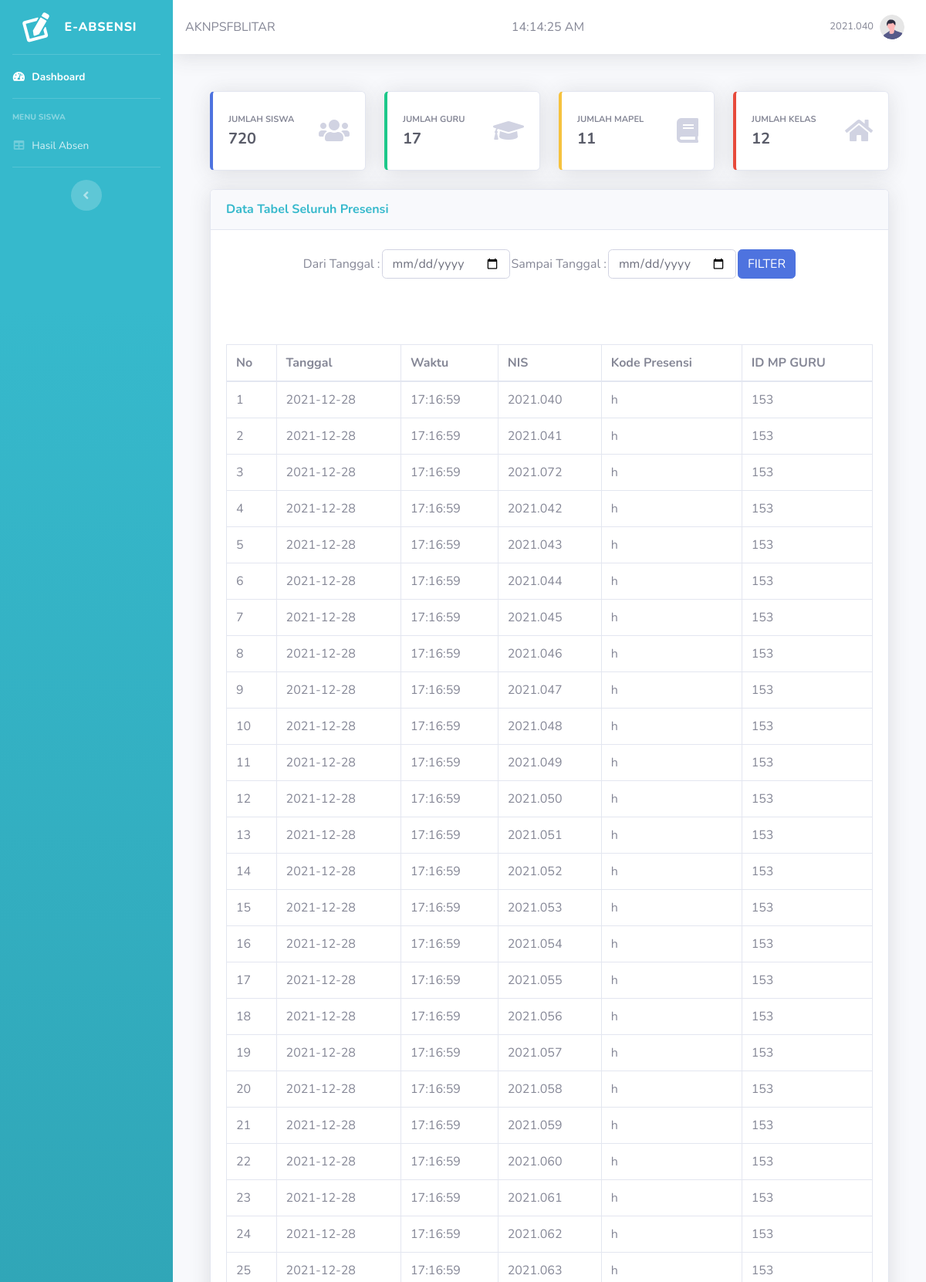
/index.php (signed in, upper part), run on the app's committed database.
### tables this page shows
CREATE TABLE `presensi` (
  `id` int(11) NOT NULL,
  `tanggal` date NOT NULL,
  `waktu` time NOT NULL,
  `nis` varchar(10) NOT NULL,
  `kd_pres` varchar(5) NOT NULL,
  `id_mp_guru` smallint(6) NOT NULL
);

### functions.php (called while the page is built, shortened)
<?php
$conn = new mysqli('localhost', 'root', '', 'presensi_hamid');
extract($_REQUEST);
$filter = query("select * from presensi");
function query($query)
{
    global $conn;
    $result = mysqli_query($conn, $query);
    $rows = [];
    while ($row = mysqli_fetch_assoc($result)) {
        $rows[] = $row;
    }
    return $rows;
}

### content/content.php (the view, shortened to what this page needs)
<div class="container-fluid">
    <br>
    <div class="row">
        <div class="col-xl-3 col-md-6 mb-4">
            <div class="card border-left-primary shadow h-100 py-2">
                <div class="card-body">
                    <div class="row no-gutters align-items-center">
                        <div class="col mr-2">
                            <div class="text-xs font-weight-bold text-gray text-uppercase mb-1">
                                Jumlah Siswa</div>
                            <div name="jumlahmhs" class="h5 mb-0 font-weight-bold text-gray-800"><?= $count1; ?></div>
                        </div>
                        <div class="col-auto">
                            <i class="fas fa-users fa-2x text-gray-400"></i>
                        </div>
                    </div>
                </div>
            </div>
        </div>
        <div class="col-xl-3 col-md-6 mb-4">
            <div class="card border-left-success shadow h-100 py-2">
                <div class="card-body">
                    <div class="row no-gutters align-items-center">
                        <div class="col mr-2">
                            <div class="text-xs font-weight-bold text-gray text-uppercase mb-1">
                                Jumlah Guru</div>
                            <div name="jumlahmhs" class="h5 mb-0 font-weight-bold text-gray-800"><?= $count2; ?></div>
                        </div>
                        <div class="col-auto">
                            <i class="fas fa-graduation-cap fa-2x text-gray-400"></i>
                        </div>
                    </div>
                </div>
            </div>
        </div>
        <div class="col-xl-3 col-md-6 mb-4">
            <div class="card border-left-warning shadow h-100 py-2">
                <div class="card-body">
                    <div class="row no-gutters align-items-center">
                        <div class="col mr-2">
                            <div class="text-xs font-weight-bold text-gray text-uppercase mb-1">
                                Jumlah Mapel</div>
                            <div name="jumlahmhs" class="h5 mb-0 font-weight-bold text-gray-800"><?= $count3; ?></div>
                        </div>
                        <div class="col-auto">
                            <i class="fas fa-book fa-2x text-gray-400"></i>
                        </div>
                    </div>
                </div>
            </div>
        </div>
        <div class="col-xl-3 col-md-6 mb-4">
            <div class="card border-left-danger shadow h-100 py-2">
                <div class="card-body">
                    <div class="row no-gutters align-items-center">
                        <div class="col mr-2">
                            <div class="text-xs font-weight-bold text-gray text-uppercase mb-1">
                                Jumlah Kelas</div>
                            <div name="jumlahmhs" class="h5 mb-0 font-weight-bold text-gray-800"><?= $count4; ?></div>
                        </div>
                        <div class="col-auto">
                            <i class="fas fa-home fa-2x text-gray-400"></i>
                        </div>
                    </div>
                </div>
            </div>
        </div>
    </div>
    <div class="card shadow mb-4">
        <div class="card-header py-3">
            <h6 class="m-0 font-weight-bold text-info">Data Tabel Seluruh Presensi</h6>
        </div>
        <br>
        <center>
            <form method="POST">
                <table>
                    <tr>
                        <td>
                            Dari Tanggal :
                        </td>
                        <td>
                            <input type="date" name="dari_tanggal" class="form-control" required>
                        </td>
                        <td>
                            Sampai Tanggal :
                        </td>
                        <td>
                            <input type="date" name="sampai_tanggal" class="form-control" required>
                        </td>
                        <td>
                            <input type="submit" class="btn btn-primary" name="filter" value="FILTER">
                        </td>
                    </tr>
                </table>
            </form>
            <br>
        </center>
        <br>
        <div class="card-body">
            <div class="table-responsive">
                <table class="table table-bordered" id="dataTable" width="100%" cellspacing="0">
                    <thead>
                        <tr>
                            <th>No</th>
                            <th>Tanggal</th>
                            <th>Waktu</th>
                            <th>NIS</th>
                            <th>Kode Presensi</th>
                            <th>ID MP GURU</th>
                        </tr>
                    </thead>
                    <tbody>
                        <tr>
                            <?php $i = 1;
                            if (isset($_POST['filter'])) {
                                $dari_tanggal = mysqli_real_escape_string($conn, $_POST['dari_tanggal']);
                                $sampai_tanggal = mysqli_real_escape_string($conn, $_POST['sampai_tanggal']);
                                $filter = query("SELECT * from presensi where tanggal BETWEEN '$dari_tanggal' AND '$sampai_tanggal'");
                            } else {
                                $filter = query("select * from presensi");
                            }
                            foreach ($filter as $rowfil) : ?>
                                <td><?= $i; ?></td>
                                <td><?= $rowfil["tanggal"]; ?></td>
                                <td><?= $rowfil["waktu"]; ?></td>
                                <td><?= $rowfil["nis"]; ?></td>
                                <td><?= $rowfil["kd_pres"]; ?></td>
                                <td><?= $rowfil["id_mp_guru"]; ?></td>
                        </tr>
                        <?php $i++; ?>
                    <?php endforeach; ?>
                    </tbody>
                </table>
            </div>
        </div>
    </div>
</div>

### data on the page
presensi: tanggal "2021-12-28", waktu "17:16:59", nis "2021.040", kd_pres "h", id_mp_guru "153"
presensi: tanggal "2021-12-28", waktu "17:16:59", nis "2021.041", kd_pres "h", id_mp_guru "153"
presensi: tanggal "2021-12-28", waktu "17:16:59", nis "2021.072", kd_pres "h", id_mp_guru "153"
presensi: tanggal "2021-12-28", waktu "17:16:59", nis "2021.042", kd_pres "h", id_mp_guru "153"
presensi: tanggal "2021-12-28", waktu "17:16:59", nis "2021.043", kd_pres "h", id_mp_guru "153"
presensi: tanggal "2021-12-28", waktu "17:16:59", nis "2021.044", kd_pres "h", id_mp_guru "153"
presensi: tanggal "2021-12-28", waktu "17:16:59", nis "2021.045", kd_pres "h", id_mp_guru "153"
presensi: tanggal "2021-12-28", waktu "17:16:59", nis "2021.046", kd_pres "h", id_mp_guru "153"
presensi: tanggal "2021-12-28", waktu "17:16:59", nis "2021.047", kd_pres "h", id_mp_guru "153"
presensi: tanggal "2021-12-28", waktu "17:16:59", nis "2021.048", kd_pres "h", id_mp_guru "153"
presensi: tanggal "2021-12-28", waktu "17:16:59", nis "2021.049", kd_pres "h", id_mp_guru "153"
presensi: tanggal "2021-12-28", waktu "17:16:59", nis "2021.050", kd_pres "h", id_mp_guru "153"
presensi: tanggal "2021-12-28", waktu "17:16:59", nis "2021.051", kd_pres "h", id_mp_guru "153"
presensi: tanggal "2021-12-28", waktu "17:16:59", nis "2021.052", kd_pres "h", id_mp_guru "153"
presensi: tanggal "2021-12-28", waktu "17:16:59", nis "2021.053", kd_pres "h", id_mp_guru "153"
presensi: tanggal "2021-12-28", waktu "17:16:59", nis "2021.054", kd_pres "h", id_mp_guru "153"
presensi: tanggal "2021-12-28", waktu "17:16:59", nis "2021.055", kd_pres "h", id_mp_guru "153"
presensi: tanggal "2021-12-28", waktu "17:16:59", nis "2021.056", kd_pres "h", id_mp_guru "153"
presensi: tanggal "2021-12-28", waktu "17:16:59", nis "2021.057", kd_pres "h", id_mp_guru "153"
presensi: tanggal "2021-12-28", waktu "17:16:59", nis "2021.058", kd_pres "h", id_mp_guru "153"
presensi: tanggal "2021-12-28", waktu "17:16:59", nis "2021.059", kd_pres "h", id_mp_guru "153"
presensi: tanggal "2021-12-28", waktu "17:16:59", nis "2021.060", kd_pres "h", id_mp_guru "153"
presensi: tanggal "2021-12-28", waktu "17:16:59", nis "2021.061", kd_pres "h", id_mp_guru "153"
presensi: tanggal "2021-12-28", waktu "17:16:59", nis "2021.062", kd_pres "h", id_mp_guru "153"
presensi: tanggal "2021-12-28", waktu "17:16:59", nis "2021.063", kd_pres "h", id_mp_guru "153"

### other printed values
$_SESSION["username"] "2021.040"
$count1 "720"
$count2 "17"
$count3 "11"
$count4 "12"
